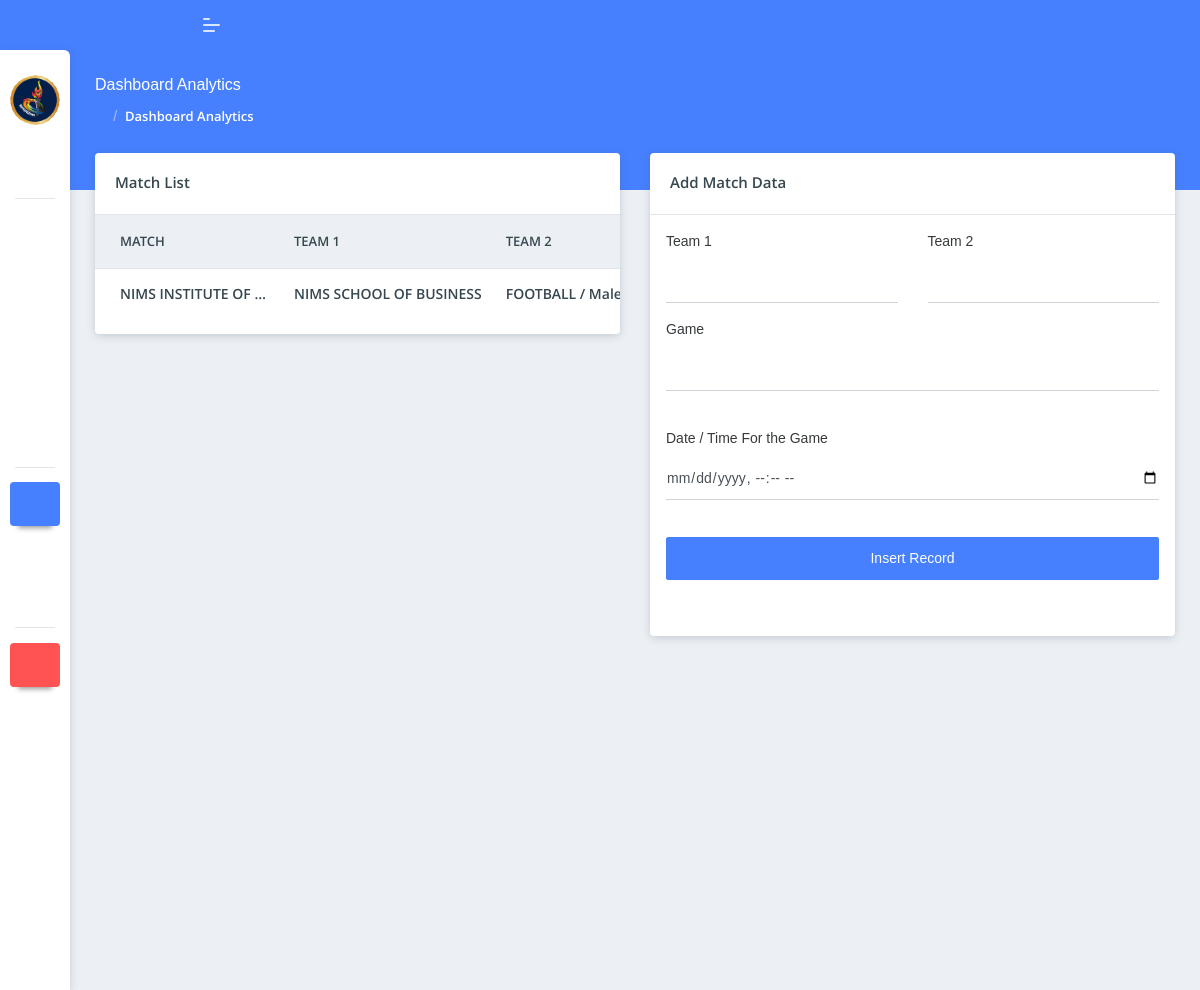
Screenshot of /admin/match_management.php (signed in) with the database file from the repository.
### tables this page shows
CREATE TABLE `match_data` (
  `match_id` int(11) NOT NULL,
  `team_1` text NOT NULL,
  `team_2` text NOT NULL,
  `game_type` text NOT NULL,
  `game_status` text NOT NULL,
  `date_time` text NOT NULL,
  `created_at` text NOT NULL
);

### admin/match_management.php (the view, shortened to what this page needs)
<?php include('./components/header.php'); ?>
<?php include('./connections/functions.php'); ?>
<body class="">
    <?php include('./components/sidebar.php'); ?>
    <?php include('./components/top_bar.php'); ?>
    <div class="pcoded-main-container">
        <div class="pcoded-content">
            <div class="page-header">
                <div class="page-block">
                    <div class="row align-items-center">
                        <div class="col-md-12">
                            <div class="page-header-title">
                                <h5 class="m-b-10">Dashboard Analytics</h5>
                            </div>
                            <ul class="breadcrumb">
                                <li class="breadcrumb-item"><a href="index.html"><i class="feather icon-home"></i></a></li>
                                <li class="breadcrumb-item"><a href="#!">Dashboard Analytics</a></li>
                            </ul>
                        </div>
                    </div>
                </div>
            </div>
            <div class="row">
                <div class="col-xl-6 col-md-12">
                    <div class="card table-card">
                        <div class="card-header">
                            <h5>Match List</h5>
                            <div class="card-header-right">
                                <div class="btn-group card-option">
                                    <button type="button" class="btn dropdown-toggle" data-toggle="dropdown" aria-haspopup="true" aria-expanded="false">
                                        <i class="feather icon-more-horizontal"></i>
                                    </button>
                                </div>
                            </div>
                        </div>
                        <div class="card-body p-0">
                            <div class="table-responsive">
                                <table class="table table-hover mb-0">
                                    <thead>
                                        <tr>
                                            <th>Match</th>
                                            <th>Team 1</th>
                                            <th>Team 2</th>
                                        </tr>
                                    </thead>
                                    <tbody>
                                        <?php
                                        $fetch_all_Games = mysqli_query($conn, "SELECT * FROM `match_data`");
                                        while ($row = mysqli_fetch_array($fetch_all_Games)) {
                                            $match_id = $row['match_id'];
                                            $team_1 = $row['team_1'];
                                            $team_2 = $row['team_2'];
                                            $game_type = $row['game_type'];
                                            $date_time = $row['date_time'];
                                            echo '<tr>
                                            <td>
                                                <div class="d-inline-block align-middle">
                                                    <div class="d-inline-block">
                                                        <h6 class="text-truncate" style="max-width: 150px;">' . $team_1 . '</h6>
                                                    </div>
                                                </div>
                                            </td>
                                            <td>
                                                <div class="d-inline-block align-middle">
                                                    <div class="d-inline-block">
                                                        <h6 class="text-truncate" style="max-width: 250px;">' . $team_2 . '</h6>
                                                    </div>
                                                </div>
                                            </td>
                                            <td>
                                                <div class="d-inline-block align-middle">
                                                    <div class="d-inline-block">
                                                        <h6 class="text-truncate" style="max-width: 250px;">' . $game_type . '</h6>
                                                    </div>
                                                </div>
                                            </td>
                                            <td>
                                                <div class="d-inline-block align-middle">
                                                    <div class="d-inline-block">
                                                        <h6 class="text-truncate" style="max-width: 250px;">' . $date_time . '</h6>
                                                    </div>
                                                </div>
                                            </td>
                                            <td class="text-right">
                                            <button onclick="deleteGame(' . $match_id . ')" class="btn badge badge-light-danger">Delete</button>
                                            </td>
                                        </tr>';
                                        }
                                        ?>
                                    </tbody>
                                </table>
                            </div>
                        </div>
                    </div>
                </div>
                <div class="col-lg-6 col-md-12">
                    <div class="card table-card review-card">
                        <div class="card-header">
                            <h5>Add Match Data</h5>
                            <div class="card-header-right">
                                <div class="btn-group card-option">
                                    <button type="button" class="btn dropdown-toggle" data-toggle="dropdown" aria-haspopup="true" aria-expanded="false">
                                        <i class="feather icon-more-horizontal"></i>
                                    </button>
                                </div>
                            </div>
                        </div>
                        <div class="card-body">
                            <form action="./match_management.php" method="post" enctype="multipart/form-data">
                                <div class="">
                                    <div class="card-body m-3">
                                        <div class="row">
                                            <div class="col-sm-6 justify-content-left">
                                                <div class="form-group">
                                                    <label for="browser">Team 1</label>
                                                    <input list="collage_name" name="collage1" class="form-control" id="collage1">
                                                </div>
                                            </div>
                                            <div class="col-sm-6 justify-content-left">
                                                <div class="form-group">
                                                    <label for="browser">Team 2</label>
                                                    <input list="collage_name2" name="collage2" class="form-control" id="collage2">
                                                </div>
                                            </div>
                                        </div>
                                        <div class="justify-content-left">
                                            <div class="form-group">
                                                <label for="browser">Game</label>
                                                <input list="games" name="game" class="form-control" id="game">
                                            </div>
                                        </div><br>
                                        <div class="justify-content-left">
                                            <div class="form-group">
                                                <label for="browser">Date / Time For the Game</label>
                                                <input type="datetime-local" class="form-control" name="date_time" id="inputgroupFile01">
                                            </div>
                                        </div><br>
                                        <div class="input-group">
                                            <input type="submit" value="Insert Record" name="insert_match_record" class="btn btn-primary col-md-12">
                                        </div>
                                    </div>
                                </div>
                            </form>
                        </div>
                    </div>
                </div>
            </div>
        </div>
    </div>
    <?php include('./components/scripts.php'); ?>

### rows the page displays
match_data: team_1 "NIMS INSTITUTE OF…", team_2 "NIMS SCHOOL OF BUSINESS", game_type "FOOTBALL /…"
